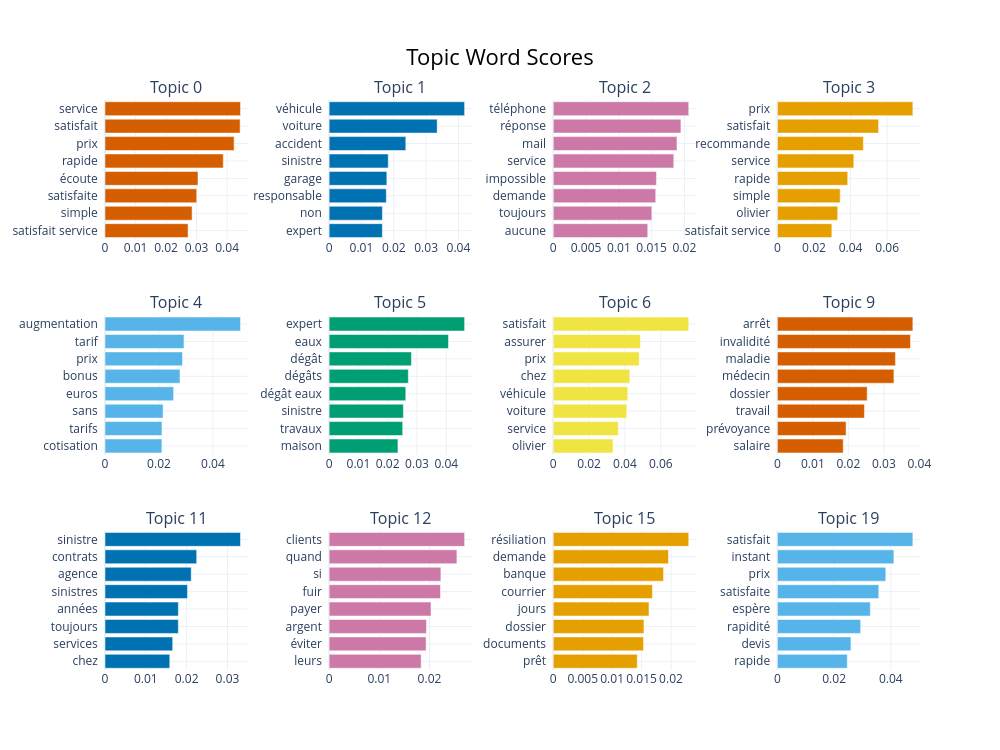
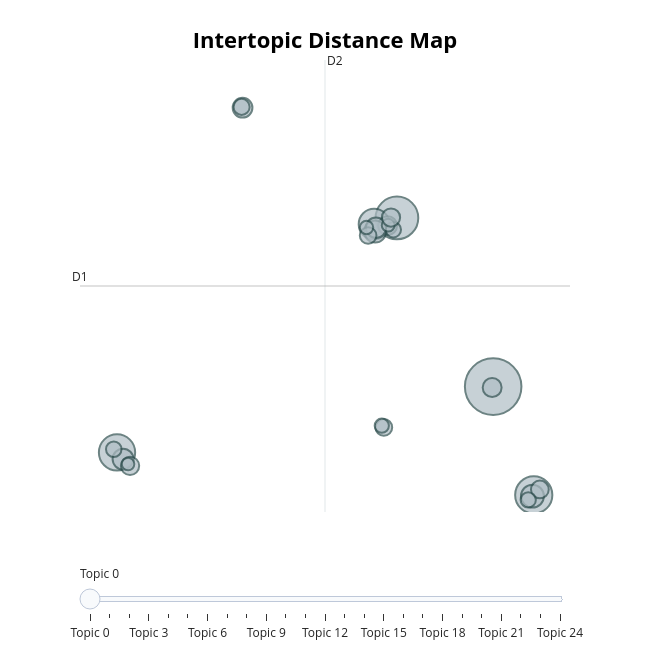
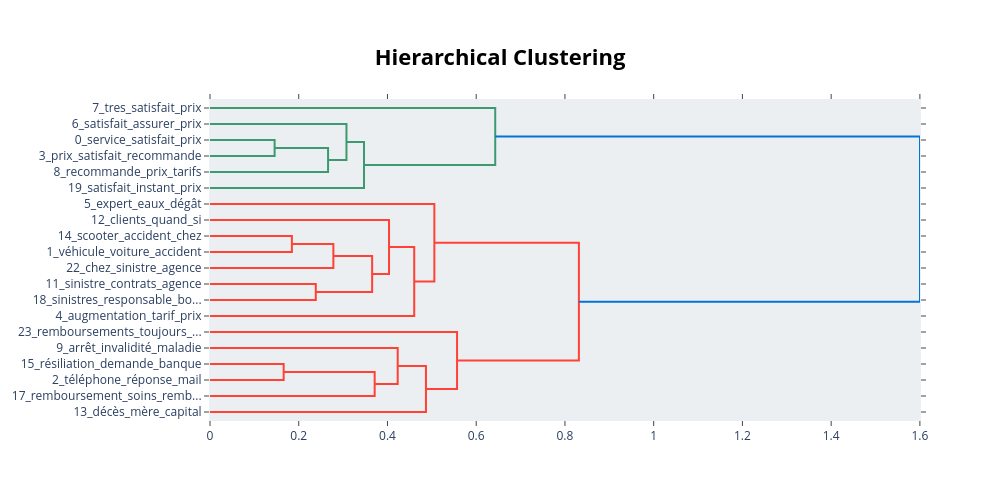
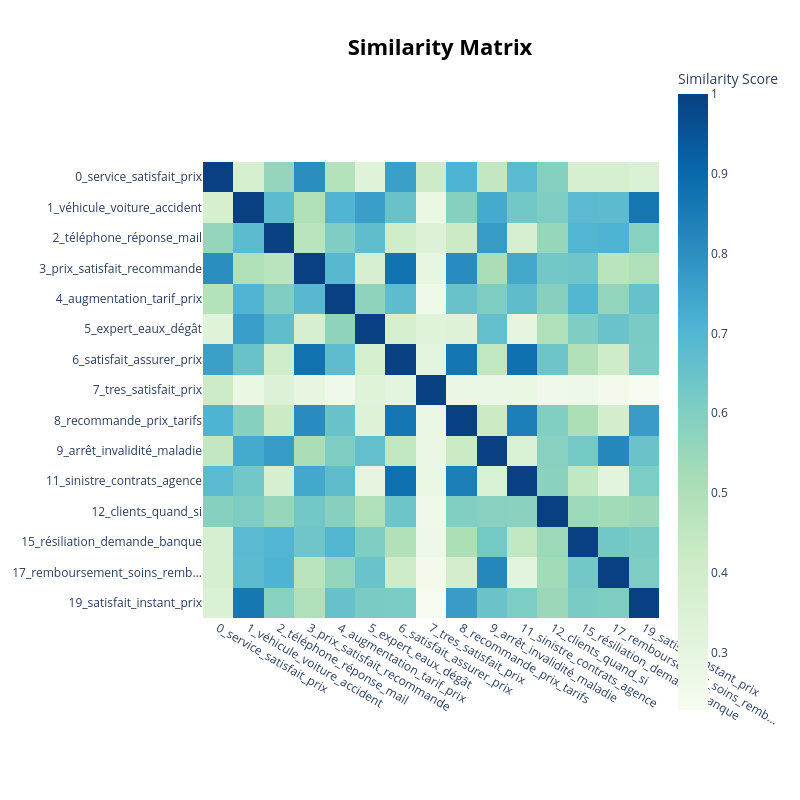

These figures' notebook cell, in order:
### Markdown cell above
### BERTopic Results Analysis

BERTopic discovered **22 topics** (vs LDA's 10), with **29.9% outliers** (just under our 30% threshold, so no outlier reduction was needed).

**Key observations:**

1. **Topic 0 (prix, satisfait, service, rapide)** is massive — 12,157 docs (35%). This "general satisfaction" cluster absorbs most positive reviews. Its avg rating of 4.20 confirms it's the positive sentiment catch-all.

2. **BERTopic finds more granular negative themes** than LDA:
   - Topic 4: **Water damage** specifically (*eaux, dégât, dégât eaux*) — 726 docs, 1.65 stars
   - Topic 5: **Disability/illness claims** (*invalidité, médecin, maladie*) — 477 docs, 1.59 stars
   - Topic 10: **Death/bereavement claims** (*décès, mère, père, capital*) — 396 docs, 1.53 stars
   - Topic 13: **Pet insurance** (*chien, chat, remboursé*) — 263 docs, 1.83 stars
   - Topic 14: **Optical/health care** (*soins, lunettes, remboursement*) — 256 docs, 1.75 stars
   - Topic 21: **Green card issues** (*carte verte, reçu, définitive*) — 165 docs, 1.88 stars

3. **Product-specific topics emerge** that LDA merged together: scooter reviews (Topics 7 & 11), loan insurance (Topic 12), pet insurance (Topic 13).

4. **Topic 8 (fuir, éviter)** and **Topic 17 (fuir, nul, catastrophe)** are both "run away" warning topics — pure negative sentiment, with 1.52 and 1.70 avg stars respectively. BERTopic separates these because Topic 8 is complaint-focused while Topic 17 is more emotional/extreme language.

5. The **outlier cluster (-1)** at 2.22 avg stars leans negative, suggesting outlier documents are often mixed-theme negative reviews that don't fit cleanly into any cluster.

### Code cell
# BERTopic visualizations
try:
    fig_barchart = topic_model.visualize_barchart(top_n_topics=min(12, n_topics), n_words=8)
    fig_barchart.show()
except Exception as e:
    print(f"Barchart visualization failed: {e}")

try:
    fig_distance = topic_model.visualize_topics()
    fig_distance.show()
except Exception as e:
    print(f"Intertopic distance failed: {e}")

try:
    fig_hierarchy = topic_model.visualize_hierarchy(top_n_topics=min(20, n_topics))
    fig_hierarchy.show()
except Exception as e:
    print(f"Hierarchy visualization failed: {e}")

try:
    fig_heatmap = topic_model.visualize_heatmap(top_n_topics=min(15, n_topics))
    fig_heatmap.show()
except Exception as e:
    print(f"Heatmap visualization failed: {e}")

### Figure 1 — Plotly figure (JSON) as saved in the notebook; plotly's stock layout.template omitted (floating-point values rounded to 4 significant figures)
{"data": [{"marker": {"color": "#D55E00"}, "orientation": "h", "type": "bar", "x": [0.0272, 0.02853, 0.03004, 0.03045, 0.03874, 0.04228, 0.04425, 0.04438], "xaxis": "x", "y": ["satisfait service  ", "simple  ", "satisfaite  ", "écoute  ", "rapide  ", "prix  ", "satisfait  ", "service  "], "yaxis": "y"}, {"marker": {"color": "#0072B2"}, "orientation": "h", "type": "bar", "x": [0.01646, 0.01647, 0.01769, 0.01785, 0.01829, 0.02372, 0.03342, 0.04191], "xaxis": "x2", "y": ["expert  ", "non  ", "responsable  ", "garage  ", "sinistre  ", "accident  ", "voiture  ", "véhicule  "], "yaxis": "y2"}, {"marker": {"color": "#CC79A7"}, "orientation": "h", "type": "bar", "x": [0.0144, 0.01503, 0.01562, 0.01573, 0.01837, 0.01886, 0.01946, 0.02066], "xaxis": "x3", "y": ["aucune  ", "toujours  ", "demande  ", "impossible  ", "service  ", "mail  ", "réponse  ", "téléphone  "], "yaxis": "y3"}, {"marker": {"color": "#E69F00"}, "orientation": "h", "type": "bar", "x": [0.02977, 0.03297, 0.03433, 0.03844, 0.04177, 0.04699, 0.05532, 0.07405], "xaxis": "x4", "y": ["satisfait service  ", "olivier  ", "simple  ", "rapide  ", "service  ", "recommande  ", "satisfait  ", "prix  "], "yaxis": "y4"}, {"marker": {"color": "#56B4E9"}, "orientation": "h", "type": "bar", "x": [0.02108, 0.02111, 0.02152, 0.02544, 0.02779, 0.02871, 0.02927, 0.05021], "xaxis": "x5", "y": ["cotisation  ", "tarifs  ", "sans  ", "euros  ", "bonus  ", "prix  ", "tarif  ", "augmentation  "], "yaxis": "y5"}, {"marker": {"color": "#009E73"}, "orientation": "h", "type": "bar", "x": [0.02349, 0.02512, 0.02536, 0.02617, 0.02704, 0.0281, 0.04075, 0.04626], "xaxis": "x6", "y": ["maison  ", "travaux  ", "sinistre  ", "dégât eaux  ", "dégâts  ", "dégât  ", "eaux  ", "expert  "], "yaxis": "y6"}, {"marker": {"color": "#F0E442"}, "orientation": "h", "type": "bar", "x": [0.03336, 0.03628, 0.04105, 0.04159, 0.04271, 0.04794, 0.04861, 0.07561], "xaxis": "x7", "y": ["olivier  ", "service  ", "voiture  ", "véhicule  ", "chez  ", "prix  ", "assurer  ", "satisfait  "], "yaxis": "y7"}, {"marker": {"color": "#D55E00"}, "orientation": "h", "type": "bar", "x": [0.01855, 0.01935, 0.02452, 0.02529, 0.03283, 0.03326, 0.03748, 0.03816], "xaxis": "x8", "y": ["salaire  ", "prévoyance  ", "travail  ", "dossier  ", "médecin  ", "maladie  ", "invalidité  ", "arrêt  "], "yaxis": "y8"}, {"marker": {"color": "#0072B2"}, "orientation": "h", "type": "bar", "x": [0.01587, 0.01659, 0.01796, 0.01797, 0.0202, 0.02112, 0.02246, 0.03319], "xaxis": "x9", "y": ["chez  ", "services  ", "toujours  ", "années  ", "sinistres  ", "agence  ", "contrats  ", "sinistre  "], "yaxis": "y9"}, {"marker": {"color": "#CC79A7"}, "orientation": "h", "type": "bar", "x": [0.01834, 0.01932, 0.0194, 0.0203, 0.02218, 0.02227, 0.02546, 0.027], "xaxis": "x10", "y": ["leurs  ", "éviter  ", "argent  ", "payer  ", "fuir  ", "si  ", "quand  ", "clients  "], "yaxis": "y10"}, {"marker": {"color": "#E69F00"}, "orientation": "h", "type": "bar", "x": [0.01427, 0.01533, 0.0154, 0.01626, 0.01684, 0.01873, 0.01957, 0.02301], "xaxis": "x11", "y": ["prêt  ", "documents  ", "dossier  ", "jours  ", "courrier  ", "banque  ", "demande  ", "résiliation  "], "yaxis": "y11"}, {"marker": {"color": "#56B4E9"}, "orientation": "h", "type": "bar", "x": [0.02465, 0.02593, 0.02936, 0.03277, 0.03575, 0.03822, 0.04107, 0.04777], "xaxis": "x12", "y": ["rapide  ", "devis  ", "rapidité  ", "espère  ", "satisfaite  ", "prix  ", "instant  ", "satisfait  "], "yaxis": "y12"}], "layout": {"annotations": [{"font": {"size": 16}, "showarrow": false, "text": "Topic 0", "x": 0.0875, "xanchor": "center", "xref": "paper", "y": 1, "yanchor": "bottom", "yref": "paper"}, {"font": {"size": 16}, "showarrow": false, "text": "Topic 1", "x": 0.3625, "xanchor": "center", "xref": "paper", "y": 1, "yanchor": "bottom", "yref": "paper"}, {"font": {"size": 16}, "showarrow": false, "text": "Topic 2", "x": 0.6375, "xanchor": "center", "xref": "paper", "y": 1, "yanchor": "bottom", "yref": "paper"}, {"font": {"size": 16}, "showarrow": false, "text": "Topic 3", "x": 0.9125, "xanchor": "center", "xref": "paper", "y": 1, "yanchor": "bottom", "yref": "paper"}, {"font": {"size": 16}, "showarrow": false, "text": "Topic 4", "x": 0.0875, "xanchor": "center", "xref": "paper", "y": 0.6222, "yanchor": "bottom", "yref": "paper"}, {"font": {"size": 16}, "showarrow": false, "text": "Topic 5", "x": 0.3625, "xanchor": "center", "xref": "paper", "y": 0.6222, "yanchor": "bottom", "yref": "paper"}, {"font": {"size": 16}, "showarrow": false, "text": "Topic 6", "x": 0.6375, "xanchor": "center", "xref": "paper", "y": 0.6222, "yanchor": "bottom", "yref": "paper"}, {"font": {"size": 16}, "showarrow": false, "text": "Topic 9", "x": 0.9125, "xanchor": "center", "xref": "paper", "y": 0.6222, "yanchor": "bottom", "yref": "paper"}, {"font": {"size": 16}, "showarrow": false, "text": "Topic 11", "x": 0.0875, "xanchor": "center", "xref": "paper", "y": 0.2444, "yanchor": "bottom", "yref": "paper"}, {"font": {"size": 16}, "showarrow": false, "text": "Topic 12", "x": 0.3625, "xanchor": "center", "xref": "paper", "y": 0.2444, "yanchor": "bottom", "yref": "paper"}, {"font": {"size": 16}, "showarrow": false, "text": "Topic 15", "x": 0.6375, "xanchor": "center", "xref": "paper", "y": 0.2444, "yanchor": "bottom", "yref": "paper"}, {"font": {"size": 16}, "showarrow": false, "text": "Topic 19", "x": 0.9125, "xanchor": "center", "xref": "paper", "y": 0.2444, "yanchor": "bottom", "yref": "paper"}], "height": 750, "hoverlabel": {"bgcolor": "white", "font": {"family": "Rockwell", "size": 16}}, "showlegend": false, "title": {"font": {"color": "Black", "size": 22}, "text": "Topic Word Scores", "x": 0.5, "xanchor": "center", "yanchor": "top"}, "width": 1000, "xaxis": {"anchor": "y", "domain": [0, 0.175], "showgrid": true}, "xaxis10": {"anchor": "y10", "domain": [0.275, 0.45], "showgrid": true}, "xaxis11": {"anchor": "y11", "domain": [0.55, 0.725], "showgrid": true}, "xaxis12": {"anchor": "y12", "domain": [0.825, 1], "showgrid": true}, "xaxis2": {"anchor": "y2", "domain": [0.275, 0.45], "showgrid": true}, "xaxis3": {"anchor": "y3", "domain": [0.55, 0.725], "showgrid": true}, "xaxis4": {"anchor": "y4", "domain": [0.825, 1], "showgrid": true}, "xaxis5": {"anchor": "y5", "domain": [0, 0.175], "showgrid": true}, "xaxis6": {"anchor": "y6", "domain": [0.275, 0.45], "showgrid": true}, "xaxis7": {"anchor": "y7", "domain": [0.55, 0.725], "showgrid": true}, "xaxis8": {"anchor": "y8", "domain": [0.825, 1], "showgrid": true}, "xaxis9": {"anchor": "y9", "domain": [0, 0.175], "showgrid": true}, "yaxis": {"anchor": "x", "domain": [0.7556, 1], "showgrid": true}, "yaxis10": {"anchor": "x10", "domain": [0, 0.2444], "showgrid": true}, "yaxis11": {"anchor": "x11", "domain": [0, 0.2444], "showgrid": true}, "yaxis12": {"anchor": "x12", "domain": [0, 0.2444], "showgrid": true}, "yaxis2": {"anchor": "x2", "domain": [0.7556, 1], "showgrid": true}, "yaxis3": {"anchor": "x3", "domain": [0.7556, 1], "showgrid": true}, "yaxis4": {"anchor": "x4", "domain": [0.7556, 1], "showgrid": true}, "yaxis5": {"anchor": "x5", "domain": [0.3778, 0.6222], "showgrid": true}, "yaxis6": {"anchor": "x6", "domain": [0.3778, 0.6222], "showgrid": true}, "yaxis7": {"anchor": "x7", "domain": [0.3778, 0.6222], "showgrid": true}, "yaxis8": {"anchor": "x8", "domain": [0.3778, 0.6222], "showgrid": true}, "yaxis9": {"anchor": "x9", "domain": [0, 0.2444], "showgrid": true}}}

### Figure 2 — Plotly figure (JSON) as saved in the notebook; plotly's stock layout.template omitted (floating-point values rounded to 4 significant figures)
{"data": [{"customdata": [[0, "service | satisfait | prix | rapide | écoute", 7417], [1, "véhicule | voiture | accident | sinistre | garage", 3046], [2, "téléphone | réponse | mail | service | impossible", 4227], [3, "prix | satisfait | recommande | service | rapide", 3207], [4, "augmentation | tarif | prix | bonus | euros", 2196], [5, "expert | eaux | dégât | dégâts | dégât eaux", 1011], [6, "satisfait | assurer | prix | chez | véhicule", 1222], [7, "tres | satisfait | prix | service | ecoute", 778], [8, "recommande | prix | tarifs | rapide | scooter", 729], [9, "arrêt | invalidité | maladie | médecin | dossier", 830], [10, "jeune | conducteur | jeune conducteur | jeunes | conducteurs", 537], [11, "sinistre | contrats | agence | sinistres | années", 901], [12, "clients | quand | si | fuir | payer", 1128], [13, "décès | mère | capital | père | dossier", 544], [14, "scooter | accident | chez | dossier | sinistre", 558], [15, "résiliation | demande | banque | courrier | jours", 967], [16, "chien | animal | remboursé | remboursement | euros", 385], [17, "remboursement | soins | remboursements | charge | toujours", 771], [18, "sinistres | responsable | bonus | sinistre | non", 648], [19, "satisfait | instant | prix | satisfaite | espère", 830], [20, "sociétaire | expert | sans | sinistre | sociétaires", 468], [21, "fuir | nul | nul nul | fuir fuir | nulle", 364], [22, "chez | sinistre | agence | frais | contrats", 643], [23, "remboursements | toujours | prestations | adhérent | mutuelles", 600], [24, "carte | verte | carte verte | reçu | définitive", 415]], "hovertemplate": "<b>Topic %{customdata[0]}</b><br>%{customdata[1]}<br>Size: %{customdata[2]}", "legendgroup": "", "marker": {"color": "#B0BEC5", "line": {"color": "DarkSlateGrey", "width": 2}, "size": [7417, 3046, 4227, 3207, 2196, 1011, 1222, 778, 729, 830, 537, 901, 1128, 544, 558, 967, 385, 771, 648, 830, 468, 364, 643, 600, 415], "sizemode": "area", "sizeref": 4.636, "symbol": "circle"}, "mode": "markers", "name": "", "orientation": "v", "showlegend": false, "type": "scatter", "x": [9.04, -13.0, 3.4, 11.42, 2.062, -12.65, 11.34, -12.24, 11.78, 2.855, 11.09, -5.646, 2.124, 3.19, -13.19, 2.174, 2.887, 3.053, 2.633, 8.98, 2.513, -12.36, 1.713, -5.701, 1.619], "xaxis": "x", "y": [2.131, -2.151, 13.09, -4.909, 12.69, -2.58, -4.986, -3.02, -4.553, 12.59, -5.234, 20.26, 12.21, 12.33, -1.94, 12.46, 12.63, 13.12, -0.5238, 2.071, -0.4095, -2.9, 11.95, 20.31, 12.47], "yaxis": "y"}], "layout": {"annotations": [{"showarrow": false, "text": "D1", "x": -15.17, "y": 8.67, "yshift": 10}, {"showarrow": false, "text": "D2", "x": -0.8146, "xshift": 10, "y": 23.36}], "height": 650, "hoverlabel": {"bgcolor": "white", "font": {"family": "Rockwell", "size": 16}}, "legend": {"itemsizing": "constant", "tracegroupgap": 0}, "margin": {"t": 60}, "shapes": [{"line": {"color": "#CFD8DC", "width": 2}, "type": "line", "x0": -0.8146, "x1": -0.8146, "y0": -6.019, "y1": 23.36}, {"line": {"color": "#9E9E9E", "width": 2}, "type": "line", "x0": -15.17, "x1": 13.54, "y0": 8.67, "y1": 8.67}], "sliders": [{"active": 0, "pad": {"t": 50}, "steps": [{"args": [{"marker.color": [["red", "#B0BEC5", "#B0BEC5", "#B0BEC5", "#B0BEC5", "#B0BEC5", "#B0BEC5", "#B0BEC5", "#B0BEC5", "#B0BEC5", "#B0BEC5", "#B0BEC5", "#B0BEC5", "#B0BEC5", "#B0BEC5", "#B0BEC5", "#B0BEC5", "#B0BEC5", "#B0BEC5", "#B0BEC5", "#B0BEC5", "#B0BEC5", "#B0BEC5", "#B0BEC5", "#B0BEC5"]]}], "label": "Topic 0", "method": "update"}, {"args": [{"marker.color": [["#B0BEC5", "red", "#B0BEC5", "#B0BEC5", "#B0BEC5", "#B0BEC5", "#B0BEC5", "#B0BEC5", "#B0BEC5", "#B0BEC5", "#B0BEC5", "#B0BEC5", "#B0BEC5", "#B0BEC5", "#B0BEC5", "#B0BEC5", "#B0BEC5", "#B0BEC5", "#B0BEC5", "#B0BEC5", "#B0BEC5", "#B0BEC5", "#B0BEC5", "#B0BEC5", "#B0BEC5"]]}], "label": "Topic 1", "method": "update"}, {"args": [{"marker.color": [["#B0BEC5", "#B0BEC5", "red", "#B0BEC5", "#B0BEC5", "#B0BEC5", "#B0BEC5", "#B0BEC5", "#B0BEC5", "#B0BEC5", "#B0BEC5", "#B0BEC5", "#B0BEC5", "#B0BEC5", "#B0BEC5", "#B0BEC5", "#B0BEC5", "#B0BEC5", "#B0BEC5", "#B0BEC5", "#B0BEC5", "#B0BEC5", "#B0BEC5", "#B0BEC5", "#B0BEC5"]]}], "label": "Topic 2", "method": "update"}, {"args": [{"marker.color": [["#B0BEC5", "#B0BEC5", "#B0BEC5", "red", "#B0BEC5", "#B0BEC5", "#B0BEC5", "#B0BEC5", "#B0BEC5", "#B0BEC5", "#B0BEC5", "#B0BEC5", "#B0BEC5", "#B0BEC5", "#B0BEC5", "#B0BEC5", "#B0BEC5", "#B0BEC5", "#B0BEC5", "#B0BEC5", "#B0BEC5", "#B0BEC5", "#B0BEC5", "#B0BEC5", "#B0BEC5"]]}], "label": "Topic 3", "method": "update"}, {"args": [{"marker.color": [["#B0BEC5", "#B0BEC5", "#B0BEC5", "#B0BEC5", "red", "#B0BEC5", "#B0BEC5", "#B0BEC5", "#B0BEC5", "#B0BEC5", "#B0BEC5", "#B0BEC5", "#B0BEC5", "#B0BEC5", "#B0BEC5", "#B0BEC5", "#B0BEC5", "#B0BEC5", "#B0BEC5", "#B0BEC5", "#B0BEC5", "#B0BEC5", "#B0BEC5", "#B0BEC5", "#B0BEC5"]]}], "label": "Topic 4", "method": "update"}, {"args": [{"marker.color": [["#B0BEC5", "#B0BEC5", "#B0BEC5", "#B0BEC5", "#B0BEC5", "red", "#B0BEC5", "#B0BEC5", "#B0BEC5", "#B0BEC5", "#B0BEC5", "#B0BEC5", "#B0BEC5", "#B0BEC5", "#B0BEC5", "#B0BEC5", "#B0BEC5", "#B0BEC5", "#B0BEC5", "#B0BEC5", "#B0BEC5", "#B0BEC5", "#B0BEC5", "#B0BEC5", "#B0BEC5"]]}], "label": "Topic 5", "method": "update"}, {"args": [{"marker.color": [["#B0BEC5", "#B0BEC5", "#B0BEC5", "#B0BEC5", "#B0BEC5", "#B0BEC5", "red", "#B0BEC5", "#B0BEC5", "#B0BEC5", "#B0BEC5", "#B0BEC5", "#B0BEC5", "#B0BEC5", "#B0BEC5", "#B0BEC5", "#B0BEC5", "#B0BEC5", "#B0BEC5", "#B0BEC5", "#B0BEC5", "#B0BEC5", "#B0BEC5", "#B0BEC5", "#B0BEC5"]]}], "label": "Topic 6", "method": "update"}, {"args": [{"marker.color": [["#B0BEC5", "#B0BEC5", "#B0BEC5", "#B0BEC5", "#B0BEC5", "#B0BEC5", "#B0BEC5", "red", "#B0BEC5", "#B0BEC5", "#B0BEC5", "#B0BEC5", "#B0BEC5", "#B0BEC5", "#B0BEC5", "#B0BEC5", "#B0BEC5", "#B0BEC5", "#B0BEC5", "#B0BEC5", "#B0BEC5", "#B0BEC5", "#B0BEC5", "#B0BEC5", "#B0BEC5"]]}], "label": "Topic 7", "method": "update"}, {"args": [{"marker.color": [["#B0BEC5", "#B0BEC5", "#B0BEC5", "#B0BEC5", "#B0BEC5", "#B0BEC5", "#B0BEC5", "#B0BEC5", "red", "#B0BEC5", "#B0BEC5", "#B0BEC5", "#B0BEC5", "#B0BEC5", "#B0BEC5", "#B0BEC5", "#B0BEC5", "#B0BEC5", "#B0BEC5", "#B0BEC5", "#B0BEC5", "#B0BEC5", "#B0BEC5", "#B0BEC5", "#B0BEC5"]]}], "label": "Topic 8", "method": "update"}, {"args": [{"marker.color": [["#B0BEC5", "#B0BEC5", "#B0BEC5", "#B0BEC5", "#B0BEC5", "#B0BEC5", "#B0BEC5", "#B0BEC5", "#B0BEC5", "red", "#B0BEC5", "#B0BEC5", "#B0BEC5", "#B0BEC5", "#B0BEC5", "#B0BEC5", "#B0BEC5", "#B0BEC5", "#B0BEC5", "#B0BEC5", "#B0BEC5", "#B0BEC5", "#B0BEC5", "#B0BEC5", "#B0BEC5"]]}], "label": "Topic 9", "method": "update"}, {"args": [{"marker.color": [["#B0BEC5", "#B0BEC5", "#B0BEC5", "#B0BEC5", "#B0BEC5", "#B0BEC5", "#B0BEC5", "#B0BEC5", "#B0BEC5", "#B0BEC5", "red", "#B0BEC5", "#B0BEC5", "#B0BEC5", "#B0BEC5", "#B0BEC5", "#B0BEC5", "#B0BEC5", "#B0BEC5", "#B0BEC5", "#B0BEC5", "#B0BEC5", "#B0BEC5", "#B0BEC5", "#B0BEC5"]]}], "label": "Topic 10", "method": "update"}, {"args": [{"marker.color": [["#B0BEC5", "#B0BEC5", "#B0BEC5", "#B0BEC5", "#B0BEC5", "#B0BEC5", "#B0BEC5", "#B0BEC5", "#B0BEC5", "#B0BEC5", "#B0BEC5", "red", "#B0BEC5", "#B0BEC5", "#B0BEC5", "#B0BEC5", "#B0BEC5", "#B0BEC5", "#B0BEC5", "#B0BEC5", "#B0BEC5", "#B0BEC5", "#B0BEC5", "#B0BEC5", "#B0BEC5"]]}], "label": "Topic 11", "method": "update"}, {"args": [{"marker.color": [["#B0BEC5", "#B0BEC5", "#B0BEC5", "#B0BEC5", "#B0BEC5", "#B0BEC5", "#B0BEC5", "#B0BEC5", "#B0BEC5", "#B0BEC5", "#B0BEC5", "#B0BEC5", "red", "#B0BEC5", "#B0BEC5", "#B0BEC5", "#B0BEC5", "#B0BEC5", "#B0BEC5", "#B0BEC5", "#B0BEC5", "#B0BEC5", "#B0BEC5", "#B0BEC5", "#B0BEC5"]]}], "label": "Topic 12", "method": "update"}, {"args": [{"marker.color": [["#B0BEC5", "#B0BEC5", "#B0BEC5", "#B0BEC5", "#B0BEC5", "#B0BEC5", "#B0BEC5", "#B0BEC5", "#B0BEC5", "#B0BEC5", "#B0BEC5", "#B0BEC5", "#B0BEC5", "red", "#B0BEC5", "#B0BEC5", "#B0BEC5", "#B0BEC5", "#B0BEC5", "#B0BEC5", "#B0BEC5", "#B0BEC5", "#B0BEC5", "#B0BEC5", "#B0BEC5"]]}], "label": "Topic 13", "method": "update"}, {"args": [{"marker.color": [["#B0BEC5", "#B0BEC5", "#B0BEC5", "#B0BEC5", "#B0BEC5", "#B0BEC5", "#B0BEC5", "#B0BEC5", "#B0BEC5", "#B0BEC5", "#B0BEC5", "#B0BEC5", "#B0BEC5", "#B0BEC5", "red", "#B0BEC5", "#B0BEC5", "#B0BEC5", "#B0BEC5", "#B0BEC5", "#B0BEC5", "#B0BEC5", "#B0BEC5", "#B0BEC5", "#B0BEC5"]]}], "label": "Topic 14", "method": "update"}, {"args": [{"marker.color": [["#B0BEC5", "#B0BEC5", "#B0BEC5", "#B0BEC5", "#B0BEC5", "#B0BEC5", "#B0BEC5", "#B0BEC5", "#B0BEC5", "#B0BEC5", "#B0BEC5", "#B0BEC5", "#B0BEC5", "#B0BEC5", "#B0BEC5", "red", "#B0BEC5", "#B0BEC5", "#B0BEC5", "#B0BEC5", "#B0BEC5", "#B0BEC5", "#B0BEC5", "#B0BEC5", "#B0BEC5"]]}], "label": "Topic 15", "method": "update"}, {"args": [{"marker.color": [["#B0BEC5", "#B0BEC5", "#B0BEC5", "#B0BEC5", "#B0BEC5", "#B0BEC5", "#B0BEC5", "#B0BEC5", "#B0BEC5", "#B0BEC5", "#B0BEC5", "#B0BEC5", "#B0BEC5", "#B0BEC5", "#B0BEC5", "#B0BEC5", "red", "#B0BEC5", "#B0BEC5", "#B0BEC5", "#B0BEC5", "#B0BEC5", "#B0BEC5", "#B0BEC5", "#B0BEC5"]]}], "label": "Topic 16", "method": "update"}, {"args": [{"marker.color": [["#B0BEC5", "#B0BEC5", "#B0BEC5", "#B0BEC5", "#B0BEC5", "#B0BEC5", "#B0BEC5", "#B0BEC5", "#B0BEC5", "#B0BEC5", "#B0BEC5", "#B0BEC5", "#B0BEC5", "#B0BEC5", "#B0BEC5", "#B0BEC5", "#B0BEC5", "red", "#B0BEC5", "#B0BEC5", "#B0BEC5", "#B0BEC5", "#B0BEC5", "#B0BEC5", "#B0BEC5"]]}], "label": "Topic 17", "method": "update"}, {"args": [{"marker.color": [["#B0BEC5", "#B0BEC5", "#B0BEC5", "#B0BEC5", "#B0BEC5", "#B0BEC5", "#B0BEC5", "#B0BEC5", "#B0BEC5", "#B0BEC5", "#B0BEC5", "#B0BEC5", "#B0BEC5", "#B0BEC5", "#B0BEC5", "#B0BEC5", "#B0BEC5", "#B0BEC5", "red", "#B0BEC5", "#B0BEC5", "#B0BEC5", "#B0BEC5", "#B0BEC5", "#B0BEC5"]]}], "label": "Topic 18", "method": "update"}, {"args": [{"marker.color": [["#B0BEC5", "#B0BEC5", "#B0BEC5", "#B0BEC5", "#B0BEC5", "#B0BEC5", "#B0BEC5", "#B0BEC5", "#B0BEC5", "#B0BEC5", "#B0BEC5", "#B0BEC5", "#B0BEC5", "#B0BEC5", "#B0BEC5", "#B0BEC5", "#B0BEC5", "#B0BEC5", "#B0BEC5", "red", "#B0BEC5", "#B0BEC5", "#B0BEC5", "#B0BEC5", "#B0BEC5"]]}], "label": "Topic 19", "method": "update"}, {"args": [{"marker.color": [["#B0BEC5", "#B0BEC5", "#B0BEC5", "#B0BEC5", "#B0BEC5", "#B0BEC5", "#B0BEC5", "#B0BEC5", "#B0BEC5", "#B0BEC5", "#B0BEC5", "#B0BEC5", "#B0BEC5", "#B0BEC5", "#B0BEC5", "#B0BEC5", "#B0BEC5", "#B0BEC5", "#B0BEC5", "#B0BEC5", "red", "#B0BEC5", "#B0BEC5", "#B0BEC5", "#B0BEC5"]]}], "label": "Topic 20", "method": "update"}, {"args": [{"marker.color": [["#B0BEC5", "#B0BEC5", "#B0BEC5", "#B0BEC5", "#B0BEC5", "#B0BEC5", "#B0BEC5", "#B0BEC5", "#B0BEC5", "#B0BEC5", "#B0BEC5", "#B0BEC5", "#B0BEC5", "#B0BEC5", "#B0BEC5", "#B0BEC5", "#B0BEC5", "#B0BEC5", "#B0BEC5", "#B0BEC5", "#B0BEC5", "red", "#B0BEC5", "#B0BEC5", "#B0BEC5"]]}], "label": "Topic 21", "method": "update"}, {"args": [{"marker.color": [["#B0BEC5", "#B0BEC5", "#B0BEC5", "#B0BEC5", "#B0BEC5", "#B0BEC5", "#B0BEC5", "#B0BEC5", "#B0BEC5", "#B0BEC5", "#B0BEC5", "#B0BEC5", "#B0BEC5", "#B0BEC5", "#B0BEC5", "#B0BEC5", "#B0BEC5", "#B0BEC5", "#B0BEC5", "#B0BEC5", "#B0BEC5", "#B0BEC5", "red", "#B0BEC5", "#B0BEC5"]]}], "label": "Topic 22", "method": "update"}, {"args": [{"marker.color": [["#B0BEC5", "#B0BEC5", "#B0BEC5", "#B0BEC5", "#B0BEC5", "#B0BEC5", "#B0BEC5", "#B0BEC5", "#B0BEC5", "#B0BEC5", "#B0BEC5", "#B0BEC5", "#B0BEC5", "#B0BEC5", "#B0BEC5", "#B0BEC5", "#B0BEC5", "#B0BEC5", "#B0BEC5", "#B0BEC5", "#B0BEC5", "#B0BEC5", "#B0BEC5", "red", "#B0BEC5"]]}], "label": "Topic 23", "method": "update"}, {"args": [{"marker.color": [["#B0BEC5", "#B0BEC5", "#B0BEC5", "#B0BEC5", "#B0BEC5", "#B0BEC5", "#B0BEC5", "#B0BEC5", "#B0BEC5", "#B0BEC5", "#B0BEC5", "#B0BEC5", "#B0BEC5", "#B0BEC5", "#B0BEC5", "#B0BEC5", "#B0BEC5", "#B0BEC5", "#B0BEC5", "#B0BEC5", "#B0BEC5", "#B0BEC5", "#B0BEC5", "#B0BEC5", "red"]]}], "label": "Topic 24", "method": "update"}]}], "title": {"font": {"color": "Black", "size": 22}, "text": "<b>Intertopic Distance Map</b>", "x": 0.5, "xanchor": "center", "y": 0.95, "yanchor": "top"}, "width": 650, "xaxis": {"anchor": "y", "domain": [0, 1], "range": [-15.17, 13.54], "title": {"text": ""}, "visible": false}, "yaxis": {"anchor": "x", "domain": [0, 1], "range": [-6.019, 23.36], "title": {"text": ""}, "visible": false}}}

### Figure 3 — Plotly figure (JSON) as saved in the notebook; plotly's stock layout.template omitted (floating-point values rounded to 4 significant figures)
{"data": [{"hoverinfo": "text", "marker": {"color": "rgb(61,153,112)"}, "mode": "lines", "type": "scatter", "x": [0.0, 0.1456, 0.1456, 0.0], "xaxis": "x", "y": [-25.0, -25.0, -35.0, -35.0], "yaxis": "y"}, {"hoverinfo": "text", "marker": {"color": "rgb(61,153,112)"}, "mode": "lines", "type": "scatter", "x": [0.1456, 0.2661, 0.2661, 0.0], "xaxis": "x", "y": [-30.0, -30.0, -45.0, -45.0], "yaxis": "y"}, {"hoverinfo": "text", "marker": {"color": "rgb(61,153,112)"}, "mode": "lines", "type": "scatter", "x": [0.0, 0.3076, 0.3076, 0.2661], "xaxis": "x", "y": [-15.0, -15.0, -37.5, -37.5], "yaxis": "y"}, {"hoverinfo": "text", "marker": {"color": "rgb(61,153,112)"}, "mode": "lines", "type": "scatter", "x": [0.3076, 0.3471, 0.3471, 0.0], "xaxis": "x", "y": [-26.25, -26.25, -55.0, -55.0], "yaxis": "y"}, {"hoverinfo": "text", "marker": {"color": "rgb(61,153,112)"}, "mode": "lines", "type": "scatter", "x": [0.0, 0.6429, 0.6429, 0.3471], "xaxis": "x", "y": [-5.0, -5.0, -40.62, -40.62], "yaxis": "y"}, {"hoverinfo": "text", "marker": {"color": "rgb(255,65,54)"}, "mode": "lines", "type": "scatter", "x": [0.0, 0.1845, 0.1845, 0.0], "xaxis": "x", "y": [-85.0, -85.0, -95.0, -95.0], "yaxis": "y"}, {"hoverinfo": "text", "marker": {"color": "rgb(255,65,54)"}, "mode": "lines", "type": "scatter", "x": [0.1845, 0.2781, 0.2781, 0.0], "xaxis": "x", "y": [-90.0, -90.0, -105.0, -105.0], "yaxis": "y"}, {"hoverinfo": "text", "marker": {"color": "rgb(255,65,54)"}, "mode": "lines", "type": "scatter", "x": [0.0, 0.2384, 0.2384, 0.0], "xaxis": "x", "y": [-115.0, -115.0, -125.0, -125.0], "yaxis": "y"}, {"hoverinfo": "text", "marker": {"color": "rgb(255,65,54)"}, "mode": "lines", "type": "scatter", "x": [0.2781, 0.3654, 0.3654, 0.2384], "xaxis": "x", "y": [-97.5, -97.5, -120.0, -120.0], "yaxis": "y"}, {"hoverinfo": "text", "marker": {"color": "rgb(255,65,54)"}, "mode": "lines", "type": "scatter", "x": [0.0, 0.4035, 0.4035, 0.3654], "xaxis": "x", "y": [-75.0, -75.0, -108.8, -108.8], "yaxis": "y"}, {"hoverinfo": "text", "marker": {"color": "rgb(255,65,54)"}, "mode": "lines", "type": "scatter", "x": [0.4035, 0.4603, 0.4603, 0.0], "xaxis": "x", "y": [-91.88, -91.88, -135.0, -135.0], "yaxis": "y"}, {"hoverinfo": "text", "marker": {"color": "rgb(255,65,54)"}, "mode": "lines", "type": "scatter", "x": [0.0, 0.5057, 0.5057, 0.4603], "xaxis": "x", "y": [-65.0, -65.0, -113.4, -113.4], "yaxis": "y"}, {"hoverinfo": "text", "marker": {"color": "rgb(255,65,54)"}, "mode": "lines", "type": "scatter", "x": [0.0, 0.166, 0.166, 0.0], "xaxis": "x", "y": [-165.0, -165.0, -175.0, -175.0], "yaxis": "y"}, {"hoverinfo": "text", "marker": {"color": "rgb(255,65,54)"}, "mode": "lines", "type": "scatter", "x": [0.166, 0.3712, 0.3712, 0.0], "xaxis": "x", "y": [-170.0, -170.0, -185.0, -185.0], "yaxis": "y"}, {"hoverinfo": "text", "marker": {"color": "rgb(255,65,54)"}, "mode": "lines", "type": "scatter", "x": [0.0, 0.4231, 0.4231, 0.3712], "xaxis": "x", "y": [-155.0, -155.0, -177.5, -177.5], "yaxis": "y"}, {"hoverinfo": "text", "marker": {"color": "rgb(255,65,54)"}, "mode": "lines", "type": "scatter", "x": [0.4231, 0.4867, 0.4867, 0.0], "xaxis": "x", "y": [-166.2, -166.2, -195.0, -195.0], "yaxis": "y"}, {"hoverinfo": "text", "marker": {"color": "rgb(255,65,54)"}, "mode": "lines", "type": "scatter", "x": [0.0, 0.5568, 0.5568, 0.4867], "xaxis": "x", "y": [-145.0, -145.0, -180.6, -180.6], "yaxis": "y"}, {"hoverinfo": "text", "marker": {"color": "rgb(255,65,54)"}, "mode": "lines", "type": "scatter", "x": [0.5057, 0.8314, 0.8314, 0.5568], "xaxis": "x", "y": [-89.22, -89.22, -162.8, -162.8], "yaxis": "y"}, {"hoverinfo": "text", "marker": {"color": "rgb(0,116,217)"}, "mode": "lines", "type": "scatter", "x": [0.6429, 1.6, 1.6, 0.8314], "xaxis": "x", "y": [-22.81, -22.81, -126.0, -126.0], "yaxis": "y"}], "layout": {"autosize": false, "height": 500, "hoverlabel": {"bgcolor": "white", "font": {"family": "Rockwell", "size": 16}}, "hovermode": "closest", "plot_bgcolor": "#ECEFF1", "showlegend": false, "title": {"font": {"color": "Black", "size": 22}, "text": "<b>Hierarchical Clustering</b>", "x": 0.5, "xanchor": "center", "yanchor": "top"}, "width": 1000, "xaxis": {"mirror": "allticks", "rangemode": "tozero", "showgrid": false, "showline": true, "showticklabels": true, "ticks": "outside", "type": "linear", "zeroline": false}, "yaxis": {"mirror": "allticks", "range": [-200, 0], "rangemode": "tozero", "showgrid": false, "showline": true, "showticklabels": true, "tickmode": "array", "ticks": "outside", "ticktext": ["7_tres_satisfait_prix", "6_satisfait_assurer_prix", "0_service_satisfait_prix", "3_prix_satisfait_recommande", "8_recommande_prix_tarifs", "19_satisfait_instant_prix", "5_expert_eaux_dégât", "12_clients_quand_si", "14_scooter_accident_chez", "1_véhicule_voiture_accident", "22_chez_sinistre_agence", "11_sinistre_contrats_agence", "18_sinistres_responsable_bo...", "4_augmentation_tarif_prix", "23_remboursements_toujours_...", "9_arrêt_invalidité_maladie", "15_résiliation_demande_banque", "2_téléphone_réponse_mail", "17_remboursement_soins_remb...", "13_décès_mère_capital"], "tickvals": [-5, -15, -25, -35, -45, -55, -65, -75, -85, -95, -105, -115, -125, -135, -145, -155, -165, -175, -185, -195], "type": "linear", "zeroline": false}}}

### Figure 4 — Plotly figure (JSON) as saved in the notebook; plotly's stock layout.template omitted (floating-point values rounded to 4 significant figures; data arrays with more than 128 entries replaced by an {"elided": "..."} marker saying what was removed)
{"data": [{"coloraxis": "coloraxis", "hovertemplate": "x: %{x}<br>y: %{y}<br>Similarity Score: %{z}<extra></extra>", "name": "0", "type": "heatmap", "x": ["0_service_satisfait_prix", "1_véhicule_voiture_accident", "2_téléphone_réponse_mail", "3_prix_satisfait_recommande", "4_augmentation_tarif_prix", "5_expert_eaux_dégât", "6_satisfait_assurer_prix", "7_tres_satisfait_prix", "8_recommande_prix_tarifs", "9_arrêt_invalidité_maladie", "11_sinistre_contrats_agence", "12_clients_quand_si", "15_résiliation_demande_banque", "17_remboursement_soins_remb...", "19_satisfait_instant_prix"], "xaxis": "x", "y": ["0_service_satisfait_prix", "1_véhicule_voiture_accident", "2_téléphone_réponse_mail", "3_prix_satisfait_recommande", "4_augmentation_tarif_prix", "5_expert_eaux_dégât", "6_satisfait_assurer_prix", "7_tres_satisfait_prix", "8_recommande_prix_tarifs", "9_arrêt_invalidité_maladie", "11_sinistre_contrats_agence", "12_clients_quand_si", "15_résiliation_demande_banque", "17_remboursement_soins_remb...", "19_satisfait_instant_prix"], "yaxis": "y", "z": {"elided": "15x15 float values"}}], "layout": {"coloraxis": {"colorbar": {"title": {"text": "Similarity Score"}}, "colorscale": [[0, "rgb(247,252,240)"], [0.125, "rgb(224,243,219)"], [0.25, "rgb(204,235,197)"], [0.375, "rgb(168,221,181)"], [0.5, "rgb(123,204,196)"], [0.625, "rgb(78,179,211)"], [0.75, "rgb(43,140,190)"], [0.875, "rgb(8,104,172)"], [1, "rgb(8,64,129)"]]}, "height": 800, "hoverlabel": {"bgcolor": "white", "font": {"family": "Rockwell", "size": 16}}, "legend": {"title": {"text": "Trend"}}, "margin": {"t": 60}, "showlegend": true, "title": {"font": {"color": "Black", "size": 22}, "text": "<b>Similarity Matrix</b>", "x": 0.55, "xanchor": "center", "y": 0.95, "yanchor": "top"}, "width": 800, "xaxis": {"anchor": "y", "constrain": "domain", "domain": [0, 1], "scaleanchor": "y"}, "yaxis": {"anchor": "x", "autorange": "reversed", "constrain": "domain", "domain": [0, 1]}}}
